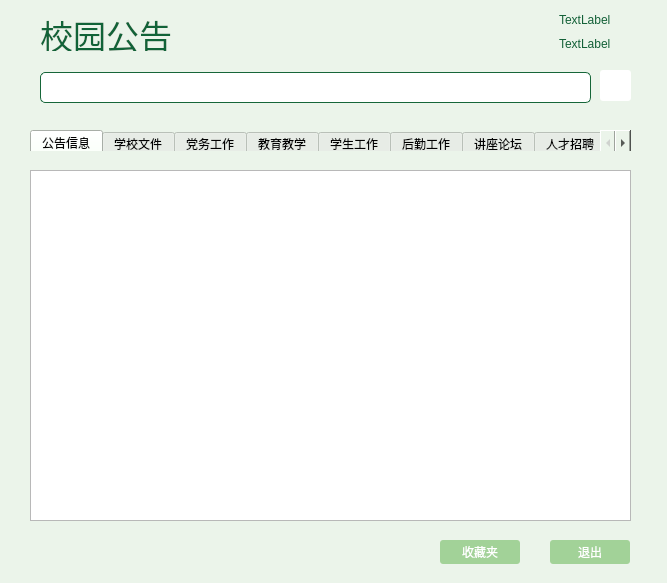
<?xml version="1.0" encoding="UTF-8"?>
<ui version="4.0">
 <class>announcepage_teacher</class>
 <widget class="QWidget" name="announcepage_teacher">
  <property name="geometry">
   <rect>
    <x>0</x>
    <y>0</y>
    <width>667</width>
    <height>583</height>
   </rect>
  </property>
  <property name="minimumSize">
   <size>
    <width>667</width>
    <height>583</height>
   </size>
  </property>
  <property name="maximumSize">
   <size>
    <width>667</width>
    <height>583</height>
   </size>
  </property>
  <property name="acceptDrops">
   <bool>false</bool>
  </property>
  <property name="windowTitle">
   <string>校园公告</string>
  </property>
  <property name="styleSheet">
   <string notr="true">#announcepage_teacher{
background-color: rgb(235, 244, 234);
}
QLineEdit {
    border-width: 1px;
    padding: 1px;
    border-style: solid;
	border-color: rgb(22, 102, 57);
    border-radius: 5px;
}

/* As mentioned above, eliminate the padding and increase the border. */
QLineEdit:focus:focus {
    border-width: 3px;
    padding: 0px;
}


QTabBar::tab:selected, QTabBar::tab:hover {
    background: qlineargradient(x1: 0, y1: 0, x2: 0, y2: 1,
                                stop: 0 #fafafa, stop: 0.4 #f4f4f4,
                                stop: 0.5 #e7e7e7, stop: 1.0 #fafafa);
}
.QPushButton:!hover
{
background-color: rgb(162, 210, 152);
color: rgb(255, 255, 255);
font: 9pt &quot;微软雅黑&quot;;
border-color: rgb(255, 255, 255);
border-radius:3px;
 padding: 3px;
}
.QPushButton:hover
{
background-color: rgb(85, 170, 127);
color: rgb(255, 255, 255);
font: 9pt &quot;微软雅黑&quot;;
border-color: rgb(255, 255, 255);
border-radius:3px
}
.QPushButton:pressed {
    padding-left: 5px;
    padding-top: 5px;
}</string>
  </property>
  <widget class="QLabel" name="label">
   <property name="geometry">
    <rect>
     <x>40</x>
     <y>10</y>
     <width>171</width>
     <height>41</height>
    </rect>
   </property>
   <property name="font">
    <font>
     <family>楷体</family>
     <pointsize>25</pointsize>
     <italic>false</italic>
     <bold>false</bold>
    </font>
   </property>
   <property name="styleSheet">
    <string notr="true">font: 25pt &quot;楷体&quot;;
color: rgb(17, 99, 56);</string>
   </property>
   <property name="text">
    <string>&lt;html&gt;&lt;head/&gt;&lt;body&gt;&lt;p&gt;&lt;span style=&quot; font-style:normal;&quot;&gt;校园公告&lt;/span&gt;&lt;/p&gt;&lt;/body&gt;&lt;/html&gt;</string>
   </property>
  </widget>
  <widget class="QPushButton" name="exitBtn">
   <property name="geometry">
    <rect>
     <x>550</x>
     <y>540</y>
     <width>80</width>
     <height>24</height>
    </rect>
   </property>
   <property name="text">
    <string>退出</string>
   </property>
  </widget>
  <widget class="QTabWidget" name="tabWidget">
   <property name="geometry">
    <rect>
     <x>30</x>
     <y>130</y>
     <width>601</width>
     <height>21</height>
    </rect>
   </property>
   <property name="styleSheet">
    <string notr="true">border-color: rgb(18, 96, 55);
background-color: rgb(235, 244, 234);</string>
   </property>
   <property name="currentIndex">
    <number>0</number>
   </property>
   <widget class="QWidget" name="tab1">
    <attribute name="title">
     <string>公告信息</string>
    </attribute>
   </widget>
   <widget class="QWidget" name="tab2">
    <attribute name="title">
     <string>学校文件</string>
    </attribute>
    <widget class="QListView" name="listView_2">
     <property name="geometry">
      <rect>
       <x>0</x>
       <y>0</y>
       <width>641</width>
       <height>371</height>
      </rect>
     </property>
    </widget>
   </widget>
   <widget class="QWidget" name="tab3">
    <attribute name="title">
     <string>党务工作</string>
    </attribute>
    <widget class="QListView" name="listView_3">
     <property name="geometry">
      <rect>
       <x>0</x>
       <y>0</y>
       <width>641</width>
       <height>361</height>
      </rect>
     </property>
    </widget>
   </widget>
   <widget class="QWidget" name="tab4">
    <attribute name="title">
     <string>教育教学</string>
    </attribute>
   </widget>
   <widget class="QWidget" name="tab5">
    <attribute name="title">
     <string>学生工作</string>
    </attribute>
   </widget>
   <widget class="QWidget" name="tab6">
    <attribute name="title">
     <string>后勤工作</string>
    </attribute>
   </widget>
   <widget class="QWidget" name="tab7">
    <attribute name="title">
     <string>讲座论坛</string>
    </attribute>
   </widget>
   <widget class="QWidget" name="tab8">
    <attribute name="title">
     <string>人才招聘</string>
    </attribute>
   </widget>
   <widget class="QWidget" name="tab9">
    <attribute name="title">
     <string>科研事项公示</string>
    </attribute>
   </widget>
  </widget>
  <widget class="QLineEdit" name="searchEdit">
   <property name="geometry">
    <rect>
     <x>40</x>
     <y>72</y>
     <width>551</width>
     <height>31</height>
    </rect>
   </property>
  </widget>
  <widget class="QPushButton" name="searchBtn">
   <property name="geometry">
    <rect>
     <x>600</x>
     <y>70</y>
     <width>31</width>
     <height>31</height>
    </rect>
   </property>
   <property name="styleSheet">
    <string notr="true">image: url(:/image/image/search.png);
background-color: rgb(255, 255, 255);
font: 9pt &quot;微软雅黑&quot;;
</string>
   </property>
   <property name="text">
    <string/>
   </property>
  </widget>
  <widget class="QListView" name="listView">
   <property name="geometry">
    <rect>
     <x>30</x>
     <y>170</y>
     <width>601</width>
     <height>351</height>
    </rect>
   </property>
  </widget>
  <widget class="QPushButton" name="FavoritesBtn">
   <property name="geometry">
    <rect>
     <x>440</x>
     <y>540</y>
     <width>80</width>
     <height>24</height>
    </rect>
   </property>
   <property name="styleSheet">
    <string notr="true"/>
   </property>
   <property name="text">
    <string>收藏夹</string>
   </property>
  </widget>
  <widget class="QLabel" name="label_2">
   <property name="geometry">
    <rect>
     <x>481</x>
     <y>11</y>
     <width>72</width>
     <height>42</height>
    </rect>
   </property>
   <property name="styleSheet">
    <string notr="true">image: url(:/image/image/person_g.png);</string>
   </property>
   <property name="text">
    <string/>
   </property>
  </widget>
  <widget class="QLabel" name="uidlabel">
   <property name="geometry">
    <rect>
     <x>559</x>
     <y>11</y>
     <width>91</width>
     <height>18</height>
    </rect>
   </property>
   <property name="styleSheet">
    <string notr="true">font: 10pt &quot;微软雅黑&quot;;
color: rgb(18, 96, 55);</string>
   </property>
   <property name="text">
    <string>TextLabel</string>
   </property>
  </widget>
  <widget class="QLabel" name="namelabel">
   <property name="geometry">
    <rect>
     <x>559</x>
     <y>35</y>
     <width>91</width>
     <height>18</height>
    </rect>
   </property>
   <property name="styleSheet">
    <string notr="true">font: 10pt &quot;微软雅黑&quot;;
color: rgb(18, 96, 55);
</string>
   </property>
   <property name="text">
    <string>TextLabel</string>
   </property>
  </widget>
 </widget>
 <resources/>
 <connections/>
</ui>
